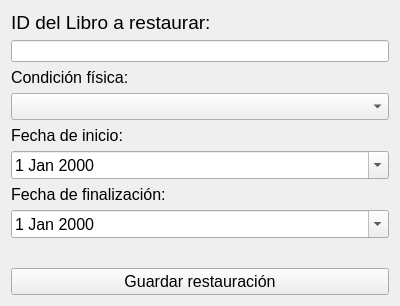
<?xml version="1.0" encoding="UTF-8"?>
<ui version="4.0">
 <class>restore_book_screen</class>
 <widget class="QWidget" name="restore_book_screen">
  <property name="geometry">
   <rect>
    <x>0</x>
    <y>0</y>
    <width>400</width>
    <height>300</height>
   </rect>
  </property>
  <property name="windowTitle">
   <string>Restauración física del libro</string>
  </property>
  <layout class="QVBoxLayout" name="verticalLayout">
   <item>
    <widget class="QLabel" name="libroLabel">
     <property name="font">
      <font>
       <pointsize>14</pointsize>
      </font>
     </property>
     <property name="text">
      <string>ID del Libro a restaurar:</string>
     </property>
    </widget>
   </item>
   <item>
    <widget class="QLineEdit" name="libroIdInput"/>
   </item>
   <item>
    <widget class="QLabel" name="estadoLabel">
     <property name="font">
      <font>
       <pointsize>12</pointsize>
      </font>
     </property>
     <property name="text">
      <string>Condición física:</string>
     </property>
    </widget>
   </item>
   <item>
    <widget class="QComboBox" name="condicionComboBox">
     <property name="font">
      <font>
       <pointsize>12</pointsize>
      </font>
     </property>
    </widget>
   </item>
   <item>
    <widget class="QLabel" name="fechaInicioLabel">
     <property name="font">
      <font>
       <pointsize>12</pointsize>
      </font>
     </property>
     <property name="text">
      <string>Fecha de inicio:</string>
     </property>
    </widget>
   </item>
   <item>
    <widget class="QDateEdit" name="fechaInicioEdit">
     <property name="font">
      <font>
       <pointsize>12</pointsize>
      </font>
     </property>
     <property name="calendarPopup">
      <bool>true</bool>
     </property>
    </widget>
   </item>
   <item>
    <widget class="QLabel" name="fechaFinLabel">
     <property name="font">
      <font>
       <pointsize>12</pointsize>
      </font>
     </property>
     <property name="text">
      <string>Fecha de finalización:</string>
     </property>
    </widget>
   </item>
   <item>
    <widget class="QDateEdit" name="fechaFinEdit">
     <property name="font">
      <font>
       <pointsize>12</pointsize>
      </font>
     </property>
     <property name="calendarPopup">
      <bool>true</bool>
     </property>
    </widget>
   </item>
   <item>
    <widget class="QLabel" name="mensajeLabel">
     <property name="font">
      <font>
       <pointsize>12</pointsize>
      </font>
     </property>
     <property name="text">
      <string/>
     </property>
    </widget>
   </item>
   <item>
    <widget class="QPushButton" name="guardarButton">
     <property name="font">
      <font>
       <pointsize>12</pointsize>
      </font>
     </property>
     <property name="text">
      <string>Guardar restauración</string>
     </property>
    </widget>
   </item>
  </layout>
 </widget>
 <resources/>
 <connections/>
</ui>
